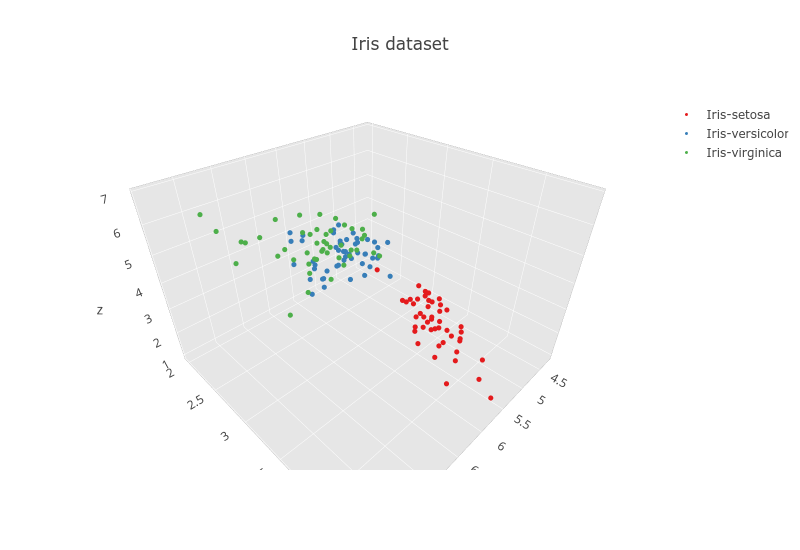
//> input picture Machine-Learning-Algorithms/Exploratory-Data-Analysis/images/pandas-3d-iris.png, 800 x 550 px
$ ./opencv_version ../../../Machine-Learning-Algorithms/Exploratory-Data-Analysis/images/pandas-3d-iris.png   (built with g++ and OpenCV 4)
//> lines starting //> are read from the running program, lines starting //| are printed output that depends on the picture; after the words box and inside, x2 and y2 are one past the last pixel; in counts of white or black regions, pixels touching at a corner belong together
### Competitive-Programming/3D-Variants/Convex-Hull/Graham.hpp
#ifndef GRAHAM_H
#define GRAHAM_H

#include "opencv2/highgui/highgui.hpp"
#include "opencv2/imgproc/imgproc.hpp"
#include <iostream>
#include <stack>
#include <stdlib.h>

using namespace cv;
using namespace std;

Point nextToTop(stack<Point> &S);
int swap(Point &p1, Point &p2);
int distSq(Point p1, Point p2);
int orientation(Point p, Point q, Point r);
int compare(const void *vp1, const void *vp2);
vector<Point> convexHull_(vector<Point> points, int n);

#endif

### Competitive-Programming/3D-Variants/Convex-Hull/Graham.cpp
// [12 lines of commented-out code are left out]

#include "Graham.hpp"

// A globle point needed for  sorting points with reference
// to  the first point Used in compare function of qsort()
Point p0;

// A utility function to find next to top in a stack
Point nextToTop(stack<Point> &S)
{
  Point p = S.top();
  S.pop();
  Point res = S.top();
  S.push(p);
  return res;
}

// A utility function to swap two points
int swap(Point &p1, Point &p2)
{
  Point temp = p1;
  p1 = p2;
  p2 = temp;
}

// A utility function to return square of distance
// between p1 and p2
int distSq(Point p1, Point p2)
{
  return (p1.x - p2.x)*(p1.x - p2.x) +
        (p1.y - p2.y)*(p1.y - p2.y);
}

// To find orientation of ordered triplet (p, q, r).
// The function returns following values
// 0 --> p, q and r are colinear
// 1 --> Clockwise
// 2 --> Counterclockwise
int orientation(Point p, Point q, Point r)
{
  int val = (q.y - p.y) * (r.x - q.x) -
            (q.x - p.x) * (r.y - q.y);

  if (val == 0) return 0;  // colinear
  return (val > 0)? 1: 2; // clock or counterclock wise
}

// A function used by library function qsort() to sort an array of
// points with respect to the first point
int compare(const void *vp1, const void *vp2)
{
 Point *p1 = (Point *)vp1;
 Point *p2 = (Point *)vp2;

 // Find orientation
 int o = orientation(p0, *p1, *p2);
 if (o == 0)
   return (distSq(p0, *p2) >= distSq(p0, *p1))? -1 : 1;

 return (o == 2)? -1: 1;
}

// Prints convex hull of a set of n points.
vector<Point> convexHull_(vector<Point> points, int n)
{
 // Find the bottommost point
 int ymin = points[0].y, min = 0;
 for (int i = 1; i < n; i++)
 {
   int y = points[i].y;

   // Pick the bottom-most or chose the left
   // most point in case of tie
   if ((y < ymin) || (ymin == y &&
       points[i].x < points[min].x))
      ymin = points[i].y, min = i;
 }

 // Place the bottom-most point at first position
 swap(points[0], points[min]);

 // Sort n-1 points with respect to the first point.
 // A point p1 comes before p2 in sorted ouput if p2
 // has larger polar angle (in counterclockwise
 // direction) than p1
 p0 = points[0];
 qsort(&points[1], n-1, sizeof(Point), compare);

 // If two or more points make same angle with p0,
 // Remove all but the one that is farthest from p0
 // Remember that, in above sorting, our criteria was
 // to keep the farthest point at the end when more than
 // one points have same angle.
 int m = 1; // Initialize size of modified array
 for (int i=1; i<n; i++)
 {
     // Keep removing i while angle of i and i+1 is same
     // with respect to p0
     while (i < n-1 && orientation(p0, points[i],
                                  points[i+1]) == 0)
        i++;


     points[m] = points[i];
     m++;  // Update size of modified array
 }

 // If modified array of points has less than 3 points,
 // convex hull is not possible
 if (m < 3) return {};

 // Create an empty stack and push first three points
 // to it.
 stack<Point> S;
 S.push(points[0]);
 S.push(points[1]);
 S.push(points[2]);

 // Process remaining n-3 points
 for (int i = 3; i < m; i++)
 {
    // Keep remainingmoving top while the angle formed by
    // points next-to-top, top, and points[i] makes
    // a non-left turn
    while (orientation(nextToTop(S), S.top(), points[i]) != 2)
       S.pop();
    S.push(points[i]);
 }

 vector<Point> output;
 // Now stack has the output points, print contents of stack
 while (!S.empty())
 {
     Point p = S.top();
     output.push_back(p);
     S.pop();
 }
 return output;
}

// [11 lines of commented-out code are left out]

### Competitive-Programming/3D-Variants/Convex-Hull/opencv_version.cpp
#include "opencv2/highgui/highgui.hpp"
#include "opencv2/imgproc/imgproc.hpp"
#include <iostream>
#include <cstdlib>
#include "Graham.hpp"

using namespace cv;
using namespace std;

template <typename T>
inline T operator+(const T & a, const T & b)
{
    T res = a;
    res.insert(res.end(), b.begin(), b.end());
    return res;
}

int main(int argc, char** argv) {
  string image_path; // image path for input image

  if(argc < 2)
    image_path = "sample.jpg";
  else
    image_path = argv[1];

  // declare images
  Mat src, gray, blur_image, threshold_output;

  // take input image
  src = imread(image_path, 1);
//> src is the input picture: 550 rows x 800 cols, CV_8UC3; mean B, G, R 247.1, 247.2, 247.3

 // convert to grayscale
  cvtColor(src, gray, COLOR_BGR2GRAY);

  // add blurring to the input image
  blur(gray, blur_image, Size(3, 3));

  // binary threshold the input image
  threshold(gray, threshold_output, 200, 255, THRESH_BINARY);
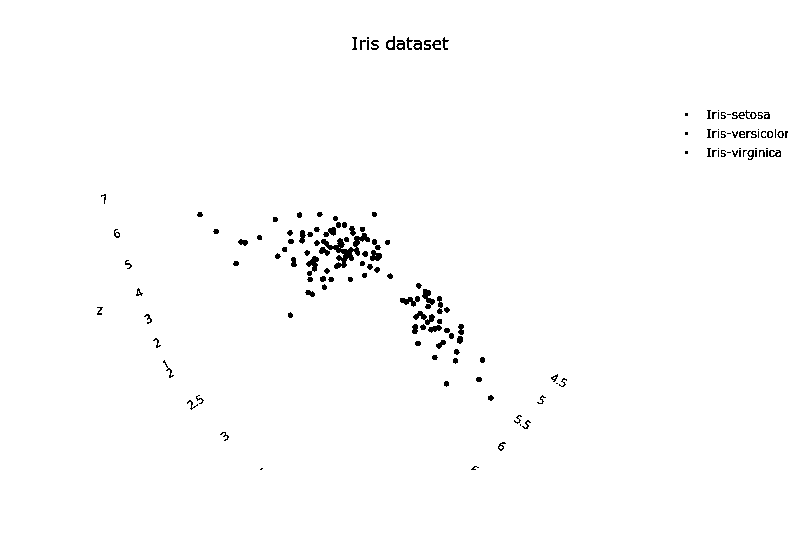
//> threshold_output: 550 rows x 800 cols, CV_8UC1; 98.9% white; 149 black regions (34 under 20 px)

  // show source image
  namedWindow("Source", WINDOW_AUTOSIZE);
  imshow("Source", src);

  // Convex Hull implementation
  Mat src_copy = src.clone();

  // contours vector
  vector< vector<Point> > contours;
  vector< vector<Point> > contours_new;

  vector<Vec4i> hierarchy;

  // find contours for the thresholded image
  findContours(threshold_output, contours, hierarchy, RETR_TREE,
      CHAIN_APPROX_SIMPLE, Point(0, 0));
//> contours = 188 contours, 51 with area under 20; largest, box (x1, y1, x2, y2) and area: (0, 0, 800, 550) 438651, (320, 232, 371, 270) 654, (305, 255, 320, 273) 134, (421, 288, 436, 306) 132, (399, 296, 417, 308) 114

  // create convex hull vector
  vector<vector<Point>> hull(contours.size());
//> hull = 188 empty contours

  vector<vector<Point>> hull_new(contours.size());
//> hull_new = 188 empty contours

  vector<Point> contours_appended;

  for(int i = 0; i < contours.size(); i++) {
    if(i == 0){
      contours_appended = contours[i];
    } else {
      contours_appended = contours_appended + contours[i];
    }
  }
//> this loop made 188 passes
//> contours_appended on pass 1: 4 Points (x, y): [0, 0], [0, 549], [799, 549], [799, 0]
//> after the loop, contours_appended = 2337 Points (x, y), first 12: [0, 0], [0, 549], [799, 549], [799, 0], [261, 467], [262, 467], [263, 468], [261, 470], [260, 470], [259, 469], [476, 467], [477, 466]

  vector<Point> points;
  points = {{93, 90}, {129, 90}, {130, 91}, {131, 91}, {132, 92}, {132, 93}, {133, 94}, {133, 129}, {132, 130}, {132, 131}, {131, 32}, {130, 132}, {129, 133}, {93, 133},  {90, 130}, {90, 93}};

  contours_new.push_back(points);

  // find convex hull for each contour
  for(int i = 0; i < contours.size(); i++) {
    vector<Point> contours_ = contours[i];
    // cout << contours[i] << endl;
    convexHull(Mat(contours[i]), hull[i], false);
    int n = contours_.size();
    cout << "n, " << n << endl;
    hull_new[i] = convexHull_(contours_, n);
    // cout << i << "contours: " << contours[i] << endl;
    // cout << i << " hull_new[i], " << hull_new[i] << endl;
  }
//> this loop made 188 passes
//> (n, p0 in convexHull_) on passes 16, 22, 23: (25, Point(542, 394)), (11, Point(445, 380)), (15, Point(563, 377))
//| n, 4
//| n, 6
//| n, 6
//| n, 11
//| n, 16
//| n, 6
//| n, 27
//| n, 6
//> (output is shown up to pass 8 of 188)
//> after the loop, hull = 188 contours, 48 with area under 20; largest, box (x1, y1, x2, y2) and area: (0, 0, 800, 550) 438651, (320, 232, 371, 270) 1167, (421, 288, 436, 306) 158, (305, 255, 320, 273) 152, (399, 296, 417, 308) 135; hull_new = 188 entries, 186 filled: 186 contours, 46 with area under 20; largest, box (x1, y1, x2, y2) and area: (0, 0, 800, 550) 438651, (320, 232, 371, 270) 1167, (421, 288, 436, 306) 158, (305, 255, 320, 273) 152, (399, 296, 417, 308) 135

  for(int i = 0; i < hull_new.size(); i++) {
    cout << hull_new[i].size() << ", " << hull[i].size() << endl;
  }
//> this loop made 188 passes
//| 4, 4
//| 6, 6
//| 6, 6
//| 7, 7
//| 10, 10
//| 6, 6
//| 11, 11
//| 6, 6
//> (output is shown up to pass 8 of 188)
  // create empty black image

  Mat drawing = Mat::zeros(threshold_output.size(), CV_8UC3);

  // draw contours and convex hull on the empty black image
  for(int i = 0; i < contours.size(); i++) {
    Scalar color_contours = Scalar(0, 255, 0); // color for contours : blue
    Scalar color = Scalar(255, 255, 255); // color for convex hull : white
    // draw contours

    drawContours(drawing, contours, i, color_contours, 2, 8, vector<Vec4i>(), 0, Point());
    // draw convex hull
    drawContours(drawing, hull, i, color, 2, 8, vector<Vec4i>(), 0, Point());
    if(hull_new[i].size() != 0) {
      // drawContours(drawing, hull_new, i, color, 2, 8, vector<Vec4i>(), 0, Point());
      cout << 1 << endl;
    }
  }
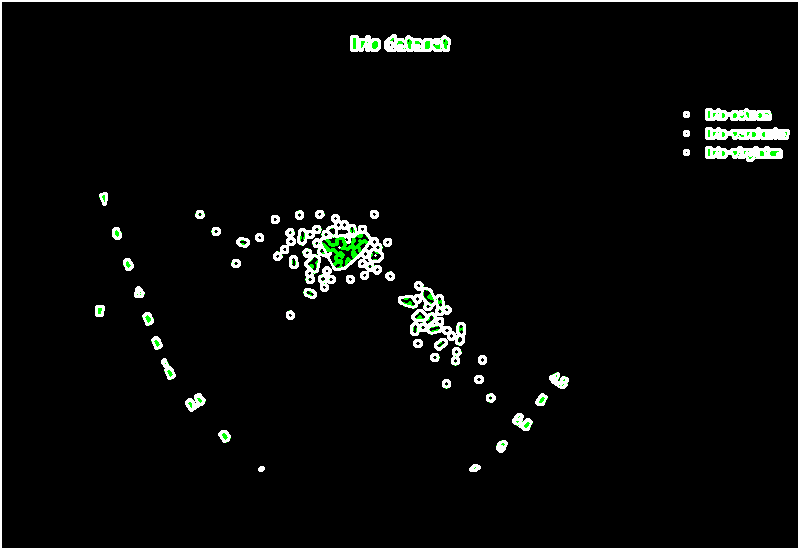
//> drawing: 550 rows x 800 cols, CV_8UC3; mean B, G, R 9.5, 10.5, 9.5

  namedWindow("Output", WINDOW_AUTOSIZE);
  imshow("Output", drawing);

  waitKey(0);
  return 0;
}
